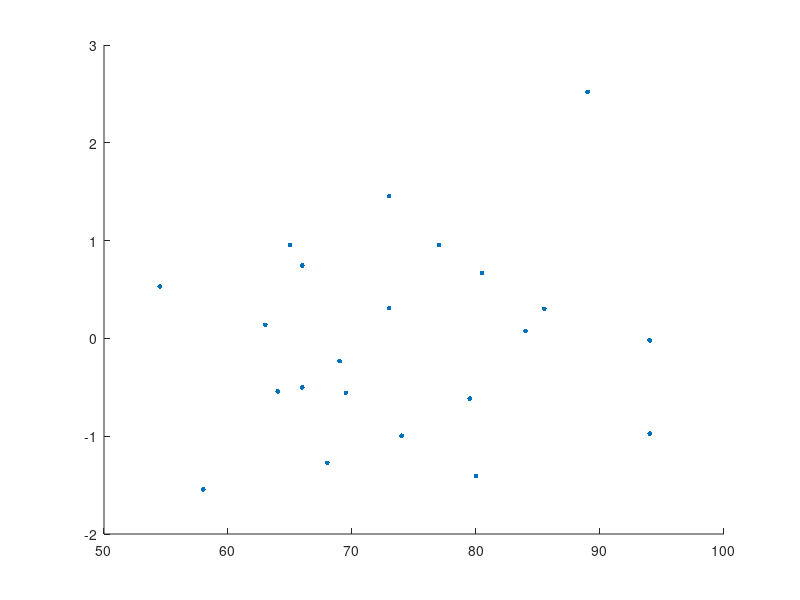

Here is the MATLAB script that generated this plot: (Note: this script raises an error after producing the figure.)
%Alexandros Fotiadis AEM:10392
clc;
clf;
clear;
close all;

%Loading the data (name line manually erased)
physical_data=load('physical.txt');
data=physical_data;
var_names=char('Mass','Fore','Bicep','Chest','Neck','Shoulder',...
    'Waist','Height','Calf','Thigh','Head'); %for displaying reasons
Y=data(:,1); %Initiating the data 
X=data(:,2:end);
n=length(Y);
k=size(X,2);
alpha=0.05;
zc=norminv(1-alpha/2);

x=[ones(n,1) X]; %trying the full model using all the variables
[b,bint]=regress(Y,x);
y=x*b;

e=Y-y;
se=std(e);
e_star=e/se;

muY=mean(Y);
R2=1-(sum(e.^2))/(sum((Y-muY).^2));
adj_R2=1-((n-1)/(n-(k+1)))*(sum(e.^2))/(sum((Y-muY).^2));

fprintf("Full model using all 10 variables\n");
fprintf('Coefficients\n\tb0=%.5f , b0_int=[%.5f %.5f]\n',b(1),bint(1,1),bint(1,2));
for i=2:length(b)
    fprintf("\t%s: b%d=%.5f, b%int=[%.5f %.5f]\n",var_names(i,:),i-1,b(i),i-1,bint(i,1),bint(i,2));
end
fprintf("Residual std: %.5f\n",se); %displaying the standard error and R^2, adjR^2
fprintf("R^2=%.5f\n adjR^2=%.5f\n",R2,adj_R2);

figure() %scatter plot for the full model
scatter(Y,e_star,12,'blue','filled');
hold on;
yline(zc,"r-.");
yline(-zc,"r-.");
xlabel("Mass (kg)");
ylabel("Standardized adjustment error");
title("Diagnostic plot for full model");
hold off;

[bs,sebs,~,finalmodel,stats]=stepwisefit(X,Y); %stepwise regression method
bs=[stats.intercept;bs];
model_vars=find(finalmodel==1); %finding the 1 in the logical array 

y=x*(bs.*transpose([1 finalmodel])); %expected values

e=Y-y;
k=sum(finalmodel); %the extra freedom degrees that we will subtract to find tc and adjR^2
se=std(e);
e_star=e/se;
R2=1-(sum(e.^2))/(sum((Y-muY).^2));
adj_R2=1-((n-1)/(n-(k+1)))*(sum(e.^2))/(sum((Y-muY).^2));
tc=tinv(1-alpha/2,n-(k+1));
fprintf("Model using stepwise regression:\n");
fprintf("Coefficients\n\tb0=%.5f\n",bs(1));
for i=1:k
    fprintf("\t%s: b%d=%.5f, b%dint=[%.5f %.5f]\n",...
        var_names(model_vars(i)+1,:),model_vars(i),bs(model_vars(i)+1), ...
        model_vars(i),bs(model_vars(i)+1)-tc*sebs(model_vars(i)+1), ...
        bs(model_vars(i)+1)+tc*sebs(model_vars(i)+1));
end
fprintf("Residual std: %.5f\n",se);
fprintf("R^2=%.5f\n adjR^2=%.5f\n",R2,adj_R2); %displaying the results

figure() %diagnostic plot for the stepwise regression model
scatter(Y,e_star,12,'blue','filled');
hold on;
yline(zc,"r-.");
yline(-zc,"r-.");
xlabel("Mass (kg)");
ylabel("Standardized adjustment error");
title("Diagnostic plot for stepwise regression model");
hold off;

